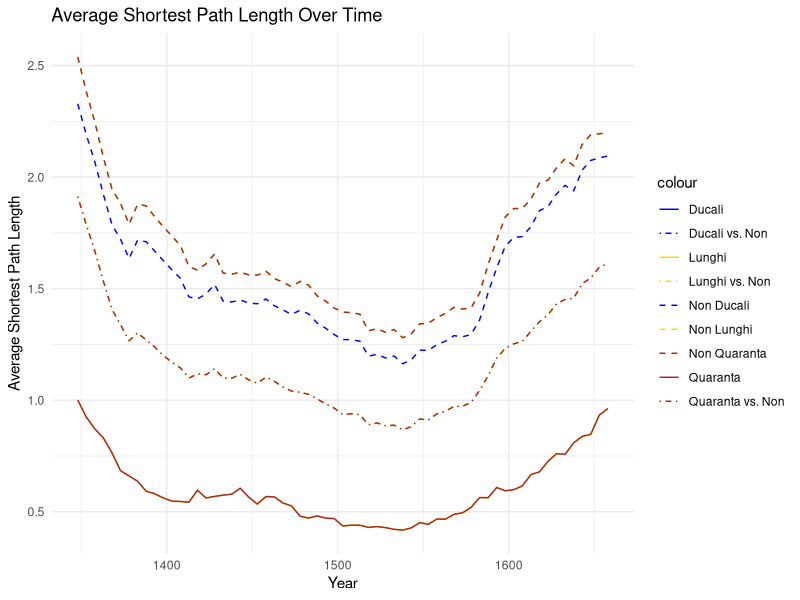
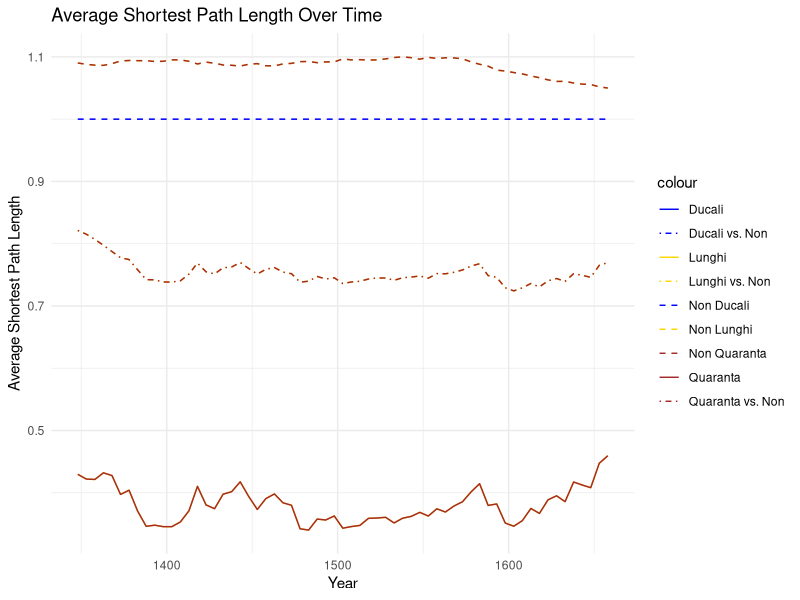

R code for these plots, in order:
library(igraph)
library(dplyr)

noble_marriages_filtered <- read.csv("data/noble-marriages-year.csv", stringsAsFactors = FALSE)
family_labels <- read.csv("data/family-labels-accession.csv", stringsAsFactors = FALSE)

DEPTH_IN_YEARS <- 75

lunghi <- family_labels[ family_labels$Group == "Lunghi", ]$Family
ducali <- family_labels[ family_labels$Ducale == 1,]$Family
quaranta_famiglie <- c(lunghi,ducali)

quaranta_famiglie <- quaranta_famiglie[ !(quaranta_famiglie %in% c("Steno", "Da Ponte", "Cicogna")) ]

window_sequence <- seq(from = min(noble_marriages_filtered$year), to = 1660, by = 5)
distances_window <- data.frame( total = numeric(),
                             ducali = numeric(),
                             ducali_norm = numeric(),
                             non_ducali = numeric(),
                             non_ducali_norm = numeric(),
                             ducali_vs_non = numeric(),
                             ducali_vs_non_norm = numeric(),
                             lunghi = numeric(),
                             lunghi_norm = numeric(),
                             non_lunghi = numeric(),
                             non_lunghi_norm = numeric(),
                             lunghi_vs_non = numeric(),
                             lunghi_vs_non_norm = numeric(),
                             quaranta = numeric(),
                             quaranta_norm = numeric(),
                             non_quaranta = numeric(),
                             non_quaranta_norm = numeric(),
                             quaranta_vs_non = numeric(),
                             quaranta_vs_non_norm = numeric(),
                             year = integer() )

for (y in window_sequence ) {

  marriages_window <- noble_marriages_filtered %>%
    filter(year <= y + DEPTH_IN_YEARS & year >= y)

  marriage_graph <- graph_from_data_frame(
    marriages_window,
    directed = FALSE,
    vertices = unique(c(marriages_window$husband_familyname_std, marriages_window$wife_familyname_std))
  )
  
  E(marriage_graph)$weight <- 1
  marriage_graph <- simplify(marriage_graph, edge.attr.comb = "sum")
  E(marriage_graph)$distances <- 1 / E(marriage_graph)$weight
  
  V(marriage_graph)$Group <- ifelse(V(marriage_graph)$name %in% lunghi, "Lunghi", ifelse(V(marriage_graph)$name %in% ducali, "Ducali", "Corti"))
  
  component <- components(marriage_graph)$membership
  marriage_graph_main <- subgraph(marriage_graph, V(marriage_graph)$name[component == 1])
  
  distance <- distances(marriage_graph_main, weights = E(marriage_graph_main)$distances)
  average_distance <- mean(distance)
  
  vertices_lunghi <- V(marriage_graph_main)[V(marriage_graph_main)$Group == "Lunghi"]
  vertices_non_lunghi <- V(marriage_graph_main)[V(marriage_graph_main)$Group != "Lunghi"]
  
  distance_lunghi_non_lunghi <- distances(marriage_graph_main, v = vertices_lunghi, to = vertices_non_lunghi, weights = E(marriage_graph_main)$distances)
  mean_lunghi_non_lunghi <- mean(distance_lunghi_non_lunghi)
  
  distances_lunghi_lunghi <- distances(marriage_graph_main, v = vertices_lunghi, to = vertices_lunghi, weights = E(marriage_graph_main)$distances)
  mean_lunghi_lunghi <- mean(distances_lunghi_lunghi)
  
  distances_non_lunghi_non_lunghi <- distances(marriage_graph_main, v = vertices_non_lunghi, to = vertices_non_lunghi, weights = E(marriage_graph_main)$distances)
  mean_non_lunghi_non_lunghi <- mean(distances_non_lunghi_non_lunghi)
  
  vertices_ducali <- V(marriage_graph_main)[V(marriage_graph_main)$Group == "Ducali"]
  vertices_non_ducali <- V(marriage_graph_main)[V(marriage_graph_main)$Group != "Ducali"]
  
  distance_ducali_non_ducali <- distances(marriage_graph_main, v = vertices_ducali, to = vertices_non_ducali, weights = E(marriage_graph_main)$distances)
  mean_ducali_non_ducali <- mean(distance_ducali_non_ducali)
  
  distances_ducali_ducali <- distances(marriage_graph_main, v = vertices_ducali, to = vertices_ducali, weights = E(marriage_graph_main)$distances)
  mean_ducali_ducali <- mean(distances_ducali_ducali)
  
  distances_non_ducali_non_ducali <- distances(marriage_graph_main, v = vertices_non_ducali, to = vertices_non_ducali, weights = E(marriage_graph_main)$distances)
  mean_non_ducali_non_ducali <- mean(distances_non_ducali_non_ducali)
  
  vertices_quaranta <- V(marriage_graph_main)[V(marriage_graph_main)$name %in% quaranta_famiglie]
  vertices_non_quaranta <- V(marriage_graph_main)[!(V(marriage_graph_main)$name %in% quaranta_famiglie)]
  
  distance_quaranta_non_quaranta <- distances(marriage_graph_main, v = vertices_quaranta, to = vertices_non_quaranta, weights = E(marriage_graph_main)$distances)
  mean_quaranta_non_quaranta <- mean(distance_quaranta_non_quaranta)
  
  distance_quaranta_quaranta <- distances(marriage_graph_main, v = vertices_quaranta, to = vertices_quaranta, weights = E(marriage_graph_main)$distances)
  mean_quaranta_quaranta <- mean(distance_quaranta_quaranta)
  
  distance_non_quaranta_non_quaranta <- distances(marriage_graph_main, v = vertices_non_quaranta, to = vertices_non_quaranta, weights = E(marriage_graph_main)$distances)
  mean_non_quaranta_non_quaranta <- mean(distance_non_quaranta_non_quaranta)
  
  distances_window <- rbind(distances_window,
                         data.frame( total = average_distance,
                                     ducali = mean_ducali_ducali,
                                     ducali_norm = mean_ducali_ducali / average_distance,
                                     non_ducali = mean_non_ducali_non_ducali,
                                     non_ducali_norm = mean_non_ducali_non_ducali / average_distance,
                                     ducali_vs_non = mean_ducali_non_ducali,
                                     ducali_vs_non_norm = mean_ducali_non_ducali / average_distance,
                                     lunghi = mean_lunghi_lunghi,
                                     lunghi_norm = mean_lunghi_lunghi / average_distance,
                                     non_lunghi = mean_non_lunghi_non_lunghi,
                                     non_lunghi_norm = mean_non_lunghi_non_lunghi / average_distance,
                                     lunghi_vs_non = mean_lunghi_non_lunghi,
                                     lunghi_vs_non_norm = mean_lunghi_non_lunghi / average_distance,
                                     quaranta = mean_quaranta_quaranta,
                                     quaranta_norm = mean_quaranta_quaranta / average_distance,
                                     non_quaranta = mean_non_quaranta_non_quaranta,
                                     non_quaranta_norm = mean_non_quaranta_non_quaranta / average_distance,
                                     quaranta_vs_non = mean_quaranta_non_quaranta,
                                     quaranta_vs_non_norm = mean_quaranta_non_quaranta / average_distance,
                                     year = y))
}

library(ggplot2)

ggplot( distances_window, aes(x = year)) +
  geom_line(aes(y = ducali, color = "Ducali")) +
  geom_line(aes(y = non_ducali, color = "Non Ducali"), linetype = "dashed") +
  geom_line(aes(y = ducali_vs_non, color = "Ducali vs. Non"),linetype = "dotdash") +
  geom_line(aes(y = lunghi, color = "Lunghi")) +
  geom_line(aes(y = non_lunghi, color = "Non Lunghi"), linetype = "dashed") +
  geom_line(aes(y = lunghi_vs_non, color = "Lunghi vs. Non"), linetype = "dotdash") +
  geom_line(aes(y = quaranta, color = "Quaranta")) +
  geom_line(aes(y = non_quaranta, color = "Non Quaranta"), linetype = "dashed") +
  geom_line(aes(y = quaranta_vs_non, color = "Quaranta vs. Non"), linetype = "dotdash") +
  labs(title = "Average Shortest Path Length Over Time",
       x = "Year",
       y = "Average Shortest Path Length") +
  scale_color_manual(values = c("Ducali" = "blue", "Non Ducali" = "blue", "Ducali vs. Non" = "blue",
                                "Lunghi" = "gold","Non Lunghi" = "gold", "Lunghi vs. Non" = "gold",
                                "Quaranta" = "brown",
                                "Non Quaranta"= "brown",
                                "Quaranta vs. Non" = "brown")) +
  theme_minimal()

ggplot( distances_window, aes(x = year)) +
  geom_line(aes(y = ducali_norm, color = "Ducali")) +
  geom_line(aes(y = non_ducali_norm, color = "Non Ducali"), linetype = "dashed") +
  geom_line(aes(y = ducali_vs_non_norm, color = "Ducali vs. Non"),linetype = "dotdash") +
  geom_line(aes(y = lunghi_norm, color = "Lunghi")) +
  geom_line(aes(y = non_lunghi_norm, color = "Non Lunghi"), linetype = "dashed") +
  geom_line(aes(y = lunghi_vs_non_norm, color = "Lunghi vs. Non"), linetype = "dotdash") +
  geom_line(aes(y = quaranta_norm, color = "Quaranta")) +
  geom_line(aes(y = non_quaranta_norm, color = "Non Quaranta"), linetype = "dashed") +
  geom_line(aes(y = quaranta_vs_non_norm, color = "Quaranta vs. Non"), linetype = "dotdash") +
  labs(title = "Average Shortest Path Length Over Time",
       x = "Year",
       y = "Average Shortest Path Length") +
  scale_color_manual(values = c("Ducali" = "blue", "Non Ducali" = "blue", "Ducali vs. Non" = "blue",
                                "Lunghi" = "gold","Non Lunghi" = "gold", "Lunghi vs. Non" = "gold",
                                "Quaranta" = "brown",
                                "Non Quaranta"= "brown",
                                "Quaranta vs. Non" = "brown")) +
  theme_minimal()
